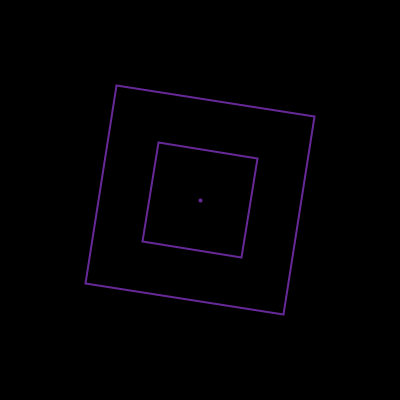
Frame 1 (no input)
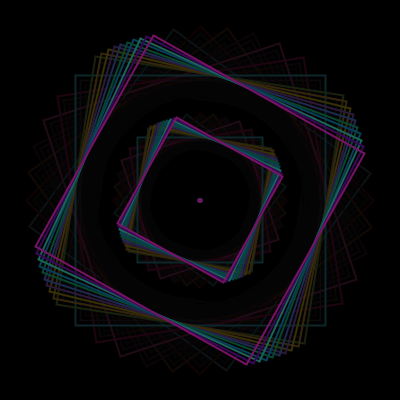
Frame 60 (the mouse pressed at the canvas centre just before this capture)
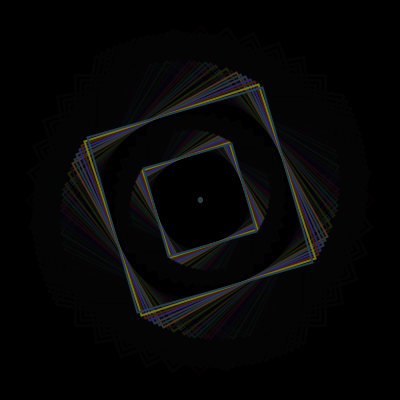
Frame 120 (the mouse held since frame 60 and released just before this capture)

The Processing sketch that drew these frames (run headless with seeded random() and noise(); from frame 60 on, the mouse is pressed at the canvas centre):

// Processing sketch: processing_154033
// ── processing_154033.pde

int counter = 200;
float rot = 0;
boolean raise = true;

void setup() {  
  size(400, 400);
  background(0);  
  colorMode(RGB);  
  rectMode(CENTER);
}

void draw() {  
    noStroke();
    fill(0,30);
    rect(width/2, height/2,width,height);
    if(raise){
        counter++;
        rot+=PI/20;
    } else {
        counter--;
        rot+=PI/80;
    }
    if(counter>width-150 || counter < 50) raise = !raise;
    stroke(random(160),random(160),random(160),255);
    fill(0,0);
    strokeWeight(2);
    pushMatrix();
    translate(width/2, height/2);  
    rotate(rot); 
    rect(0, 0, counter, counter);
    rect(0, 0, counter/2, counter/2);
    strokeWeight(4);
    point(0,0);
    popMatrix();
    
}
